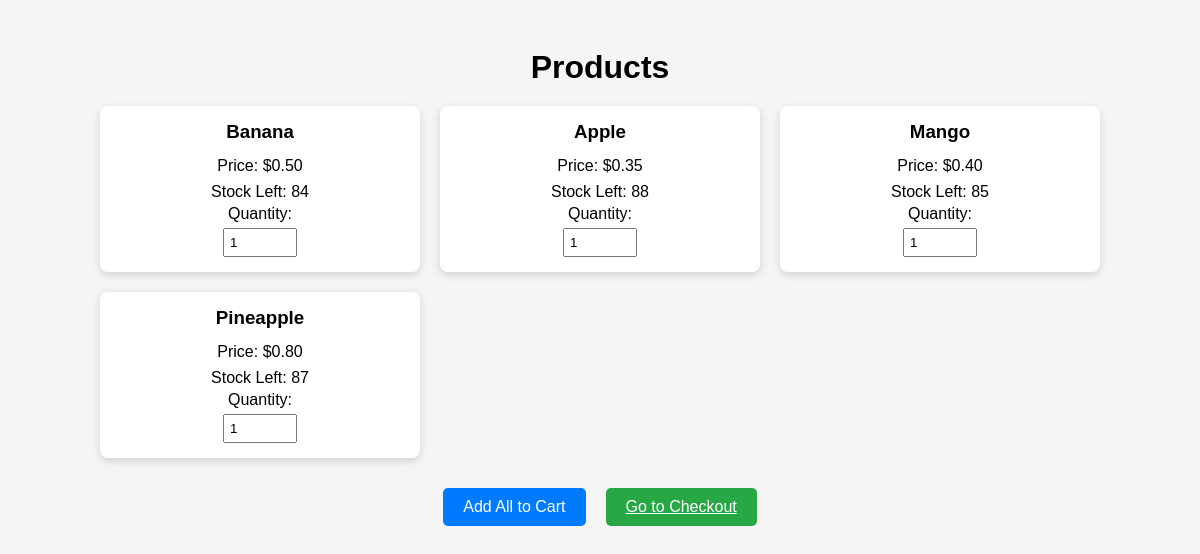
Screenshot of /products/ with the database file from the repository.
### practice_app/models.py (models this page shows, shortened)
class Product(models.Model):
    name = models.CharField(max_length=100)
    price = models.DecimalField(max_digits=10, decimal_places=2)
    stock_quantity = models.PositiveIntegerField(default=0)

### practice_app/views.py (the view)
# urls.py: path('products/', views.product_list, name='product_list'),
def product_list(request):
    products = Product.objects.all()
    return render(request, 'product_list.html', {'products': products})

### practice_app/templates/product_list.html (shortened to what this page needs)
<!DOCTYPE html>
<html>
<head>
</head>
<body>
    <h1>Products</h1>
    <form method="post" action="{% url 'add_all_to_cart' %}">
        <div class="product-grid">
            {% for product in products %}
            <div class="product-card">
                <h3>{{ product.name }}</h3>
                <p>Price: ${{ product.price }}</p>
                <p>Stock Left: {{ product.stock_quantity }}</p>
                {% if product.stock_quantity > 0 %}
                    Quantity:
                    <input type="number"
                           name="quantity_{{ product.id }}"
                           value="1"
                           min="1"
                           max="{{ product.stock_quantity }}">
                {% else %}
                    <p class="out-of-stock">OUT OF STOCK</p>
                {% endif %}
            </div>
            {% endfor %}
        </div>
        <div class="button-group">
            <button type="submit" class="btn add-all">Add All to Cart</button>
            <a href="{% url 'checkout' %}" class="btn checkout">Go to Checkout</a>
        </div>
    </form>
</body>
</html>

### practice_app/templates/product_list.html (style rules this page uses)
body { font-family: Arial, sans-serif; padding: 20px; background: #f5f5f5; }
h1 { text-align: center; margin-bottom: 20px; }
.product-grid { display: grid; grid-template-columns: repeat(3, 1fr); gap: 20px; max-width: 1000px; margin: 0 auto 30px auto; }
.product-card { background: white; padding: 15px; border-radius: 8px; box-shadow: 0px 3px 8px rgba(0, 0, 0, 0.15); display: flex; flex-direction: column; align-items: center; }
.product-card h3 { margin: 0 0 10px 0; }
.product-card p { margin: 4px 0; }
.product-card input[type="number"] { width: 60px; padding: 5px; margin-top: 5px; }
.button-group { display: flex; justify-content: center; gap: 20px; margin-top: 20px; }
.btn { padding: 10px 20px; font-size: 16px; border: none; border-radius: 5px; cursor: pointer; }
.add-all { background-color: #007bff; color: white; }
.checkout { background-color: #28a745; color: white; }

### rows the page displays
Product: name "Banana", price "0.50", stock_quantity "84", id "1"
Product: name "Apple", price "0.35", stock_quantity "88"
Product: name "Mango", price "0.40", stock_quantity "85"
Product: name "Pineapple", price "0.80", stock_quantity "87"
